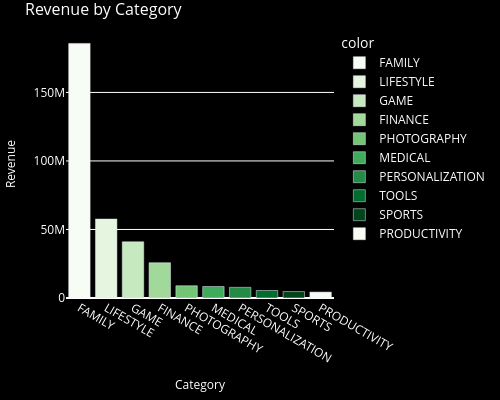

Source (notebook cell):
### Code cell
# ------------------ Figure 7 ------------------

revenue_by_category = apps_df.groupby('Category')['Revenue'].sum().nlargest(10)

fig7 = px.bar(
    x=revenue_by_category.index,
    y=revenue_by_category.values,
    labels={'x': 'Category', 'y': 'Revenue'},
    title='Revenue by Category',
    color=revenue_by_category.index,
    color_discrete_sequence=px.colors.sequential.Greens,
    width=500,
    height=400
)

fig7.update_layout(
    plot_bgcolor='black',
    paper_bgcolor='black',
    font_color='white',
    title_font={'size': 16},
    xaxis=dict(title_font={'size': 12}),
    yaxis=dict(title_font={'size': 12}),
    margin=dict(l=10, r=10, t=30, b=10)
)

# Show plot
fig7.show()

# Save plot as HTML
save_plot_as_html(
    fig7,
    "Revenue Graph 7.html",
    "Categories such as Business and Productivity lead in revenue generation, indicating their monetization potential."
)

### Figure 1 — Plotly figure (JSON) as saved in the notebook; plotly's stock layout.template omitted (floating-point values rounded to 4 significant figures)
{"data": [{"hovertemplate": "color=FAMILY<br>Category=%{x}<br>Revenue=%{y}<extra></extra>", "legendgroup": "FAMILY", "marker": {"color": "rgb(247,252,245)", "pattern": {"shape": ""}}, "name": "FAMILY", "orientation": "v", "showlegend": true, "textposition": "auto", "type": "bar", "x": ["FAMILY"], "xaxis": "x", "y": [185800000.0], "yaxis": "y"}, {"hovertemplate": "color=LIFESTYLE<br>Category=%{x}<br>Revenue=%{y}<extra></extra>", "legendgroup": "LIFESTYLE", "marker": {"color": "rgb(229,245,224)", "pattern": {"shape": ""}}, "name": "LIFESTYLE", "orientation": "v", "showlegend": true, "textposition": "auto", "type": "bar", "x": ["LIFESTYLE"], "xaxis": "x", "y": [57580000.0], "yaxis": "y"}, {"hovertemplate": "color=GAME<br>Category=%{x}<br>Revenue=%{y}<extra></extra>", "legendgroup": "GAME", "marker": {"color": "rgb(199,233,192)", "pattern": {"shape": ""}}, "name": "GAME", "orientation": "v", "showlegend": true, "textposition": "auto", "type": "bar", "x": ["GAME"], "xaxis": "x", "y": [40990000.0], "yaxis": "y"}, {"hovertemplate": "color=FINANCE<br>Category=%{x}<br>Revenue=%{y}<extra></extra>", "legendgroup": "FINANCE", "marker": {"color": "rgb(161,217,155)", "pattern": {"shape": ""}}, "name": "FINANCE", "orientation": "v", "showlegend": true, "textposition": "auto", "type": "bar", "x": ["FINANCE"], "xaxis": "x", "y": [25730000.0], "yaxis": "y"}, {"hovertemplate": "color=PHOTOGRAPHY<br>Category=%{x}<br>Revenue=%{y}<extra></extra>", "legendgroup": "PHOTOGRAPHY", "marker": {"color": "rgb(116,196,118)", "pattern": {"shape": ""}}, "name": "PHOTOGRAPHY", "orientation": "v", "showlegend": true, "textposition": "auto", "type": "bar", "x": ["PHOTOGRAPHY"], "xaxis": "x", "y": [8941000.0], "yaxis": "y"}, {"hovertemplate": "color=MEDICAL<br>Category=%{x}<br>Revenue=%{y}<extra></extra>", "legendgroup": "MEDICAL", "marker": {"color": "rgb(65,171,93)", "pattern": {"shape": ""}}, "name": "MEDICAL", "orientation": "v", "showlegend": true, "textposition": "auto", "type": "bar", "x": ["MEDICAL"], "xaxis": "x", "y": [8371000.0], "yaxis": "y"}, {"hovertemplate": "color=PERSONALIZATION<br>Category=%{x}<br>Revenue=%{y}<extra></extra>", "legendgroup": "PERSONALIZATION", "marker": {"color": "rgb(35,139,69)", "pattern": {"shape": ""}}, "name": "PERSONALIZATION", "orientation": "v", "showlegend": true, "textposition": "auto", "type": "bar", "x": ["PERSONALIZATION"], "xaxis": "x", "y": [7786000.0], "yaxis": "y"}, {"hovertemplate": "color=TOOLS<br>Category=%{x}<br>Revenue=%{y}<extra></extra>", "legendgroup": "TOOLS", "marker": {"color": "rgb(0,109,44)", "pattern": {"shape": ""}}, "name": "TOOLS", "orientation": "v", "showlegend": true, "textposition": "auto", "type": "bar", "x": ["TOOLS"], "xaxis": "x", "y": [5463000.0], "yaxis": "y"}, {"hovertemplate": "color=SPORTS<br>Category=%{x}<br>Revenue=%{y}<extra></extra>", "legendgroup": "SPORTS", "marker": {"color": "rgb(0,68,27)", "pattern": {"shape": ""}}, "name": "SPORTS", "orientation": "v", "showlegend": true, "textposition": "auto", "type": "bar", "x": ["SPORTS"], "xaxis": "x", "y": [4706000.0], "yaxis": "y"}, {"hovertemplate": "color=PRODUCTIVITY<br>Category=%{x}<br>Revenue=%{y}<extra></extra>", "legendgroup": "PRODUCTIVITY", "marker": {"color": "rgb(247,252,245)", "pattern": {"shape": ""}}, "name": "PRODUCTIVITY", "orientation": "v", "showlegend": true, "textposition": "auto", "type": "bar", "x": ["PRODUCTIVITY"], "xaxis": "x", "y": [4304000.0], "yaxis": "y"}], "layout": {"barmode": "relative", "font": {"color": "white"}, "height": 400, "legend": {"title": {"text": "color"}, "tracegroupgap": 0}, "margin": {"b": 10, "l": 10, "r": 10, "t": 30}, "paper_bgcolor": "black", "plot_bgcolor": "black", "title": {"font": {"size": 16}, "text": "Revenue by Category"}, "width": 500, "xaxis": {"anchor": "y", "domain": [0, 1], "title": {"font": {"size": 12}, "text": "Category"}}, "yaxis": {"anchor": "x", "domain": [0, 1], "title": {"font": {"size": 12}, "text": "Revenue"}}}}
